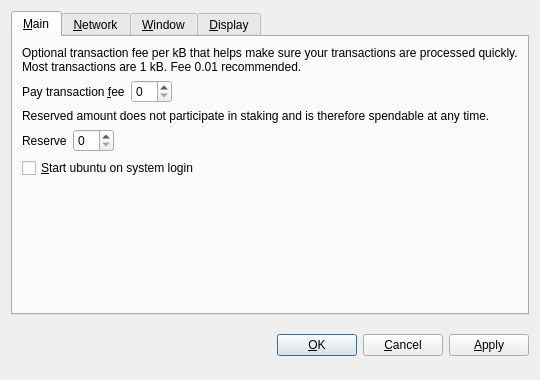
<?xml version="1.0" encoding="UTF-8"?>
<ui version="4.0">
 <class>OptionsDialog</class>
 <widget class="QDialog" name="OptionsDialog">
  <property name="geometry">
   <rect>
    <x>0</x>
    <y>0</y>
    <width>540</width>
    <height>380</height>
   </rect>
  </property>
  <property name="windowTitle">
   <string>Options</string>
  </property>
  <property name="modal">
   <bool>true</bool>
  </property>
  <layout class="QVBoxLayout" name="verticalLayout">
   <item>
    <widget class="QTabWidget" name="tabWidget">
     <property name="tabPosition">
      <enum>QTabWidget::North</enum>
     </property>
     <property name="currentIndex">
      <number>0</number>
     </property>
     <widget class="QWidget" name="tabMain">
      <attribute name="title">
       <string>&amp;Main</string>
      </attribute>
      <layout class="QVBoxLayout" name="verticalLayout_Main">
       <item>
        <widget class="QLabel" name="transactionFeeInfoLabel">
         <property name="text">
          <string>Optional transaction fee per kB that helps make sure your transactions are processed quickly. Most transactions are 1 kB. Fee 0.01 recommended.</string>
         </property>
         <property name="textFormat">
          <enum>Qt::PlainText</enum>
         </property>
         <property name="wordWrap">
          <bool>true</bool>
         </property>
        </widget>
       </item>
       <item>
        <layout class="QHBoxLayout" name="horizontalLayoutFee">
         <item>
          <widget class="QLabel" name="transactionFeeLabel">
           <property name="text">
            <string>Pay transaction &amp;fee</string>
           </property>
           <property name="textFormat">
            <enum>Qt::PlainText</enum>
           </property>
           <property name="buddy">
            <cstring>transactionFee</cstring>
           </property>
          </widget>
         </item>
         <item>
          <widget class="BitcoinAmountField" name="transactionFee"/>
         </item>
         <item>
          <spacer name="horizontalSpacerFee">
           <property name="orientation">
            <enum>Qt::Horizontal</enum>
           </property>
           <property name="sizeHint" stdset="0">
            <size>
             <width>40</width>
             <height>20</height>
            </size>
           </property>
          </spacer>
         </item>
        </layout>
       </item>
       <item>
        <widget class="QLabel" name="reserveBalanceInfoLabel">
         <property name="text">
          <string>Reserved amount does not participate in staking and is therefore spendable at any time.</string>
         </property>
         <property name="textFormat">
          <enum>Qt::PlainText</enum>
         </property>
         <property name="wordWrap">
          <bool>true</bool>
         </property>
        </widget>
       </item>
       <item>
        <layout class="QHBoxLayout" name="horizontalLayoutReserveBalance">
         <item>
          <widget class="QLabel" name="reserveBalanceLabel">
           <property name="text">
            <string>Reserve</string>
           </property>
           <property name="textFormat">
            <enum>Qt::PlainText</enum>
           </property>
           <property name="buddy">
            <cstring>reserveBalance</cstring>
           </property>
          </widget>
         </item>
         <item>
          <widget class="BitcoinAmountField" name="reserveBalance"/>
         </item>
         <item>
          <spacer name="horizontalSpacerReserveBalance">
           <property name="orientation">
            <enum>Qt::Horizontal</enum>
           </property>
           <property name="sizeHint" stdset="0">
            <size>
             <width>40</width>
             <height>20</height>
            </size>
           </property>
          </spacer>
         </item>
        </layout>
       </item>
       <item>
        <widget class="QCheckBox" name="bitcoinAtStartup">
         <property name="toolTip">
          <string>Automatically start ubuntu after logging in to the system.</string>
         </property>
         <property name="text">
          <string>&amp;Start ubuntu on system login</string>
         </property>
        </widget>
       </item>
       <item>
        <spacer name="verticalSpacer_Main">
         <property name="orientation">
          <enum>Qt::Vertical</enum>
         </property>
         <property name="sizeHint" stdset="0">
          <size>
           <width>20</width>
           <height>40</height>
          </size>
         </property>
        </spacer>
       </item>
      </layout>
     </widget>
     <widget class="QWidget" name="tabNetwork">
      <attribute name="title">
       <string>&amp;Network</string>
      </attribute>
      <layout class="QVBoxLayout" name="verticalLayout_Network">
       <item>
        <widget class="QCheckBox" name="mapPortUpnp">
         <property name="toolTip">
          <string>Automatically open the ubuntu client port on the router. This only works when your router supports UPnP and it is enabled.</string>
         </property>
         <property name="text">
          <string>Map port using &amp;UPnP</string>
         </property>
        </widget>
       </item>
       <item>
        <widget class="QCheckBox" name="connectSocks">
         <property name="toolTip">
          <string>Connect to the ubuntu network through a SOCKS proxy (e.g. when connecting through Tor).</string>
         </property>
         <property name="text">
          <string>&amp;Connect through SOCKS proxy:</string>
         </property>
        </widget>
       </item>
       <item>
        <layout class="QHBoxLayout" name="horizontalLayout_Network">
         <item>
          <widget class="QLabel" name="proxyIpLabel">
           <property name="text">
            <string>Proxy &amp;IP:</string>
           </property>
           <property name="textFormat">
            <enum>Qt::PlainText</enum>
           </property>
           <property name="buddy">
            <cstring>proxyIp</cstring>
           </property>
          </widget>
         </item>
         <item>
          <widget class="QValidatedLineEdit" name="proxyIp">
           <property name="maximumSize">
            <size>
             <width>140</width>
             <height>16777215</height>
            </size>
           </property>
           <property name="toolTip">
            <string>IP address of the proxy (e.g. 127.0.0.1)</string>
           </property>
          </widget>
         </item>
         <item>
          <widget class="QLabel" name="proxyPortLabel">
           <property name="text">
            <string>&amp;Port:</string>
           </property>
           <property name="textFormat">
            <enum>Qt::PlainText</enum>
           </property>
           <property name="buddy">
            <cstring>proxyPort</cstring>
           </property>
          </widget>
         </item>
         <item>
          <widget class="QLineEdit" name="proxyPort">
           <property name="maximumSize">
            <size>
             <width>55</width>
             <height>16777215</height>
            </size>
           </property>
           <property name="toolTip">
            <string>Port of the proxy (e.g. 9050)</string>
           </property>
          </widget>
         </item>
         <item>
          <widget class="QLabel" name="socksVersionLabel">
           <property name="text">
            <string>SOCKS &amp;Version:</string>
           </property>
           <property name="textFormat">
            <enum>Qt::PlainText</enum>
           </property>
           <property name="buddy">
            <cstring>socksVersion</cstring>
           </property>
          </widget>
         </item>
         <item>
          <widget class="QValueComboBox" name="socksVersion">
           <property name="toolTip">
            <string>SOCKS version of the proxy (e.g. 5)</string>
           </property>
          </widget>
         </item>
         <item>
          <spacer name="horizontalSpacer_Network">
           <property name="orientation">
            <enum>Qt::Horizontal</enum>
           </property>
           <property name="sizeHint" stdset="0">
            <size>
             <width>40</width>
             <height>20</height>
            </size>
           </property>
          </spacer>
         </item>
        </layout>
       </item>
       <item>
        <spacer name="verticalSpacer_Network">
         <property name="orientation">
          <enum>Qt::Vertical</enum>
         </property>
         <property name="sizeHint" stdset="0">
          <size>
           <width>20</width>
           <height>40</height>
          </size>
         </property>
        </spacer>
       </item>
      </layout>
     </widget>
     <widget class="QWidget" name="tabWindow">
      <attribute name="title">
       <string>&amp;Window</string>
      </attribute>
      <layout class="QVBoxLayout" name="verticalLayout_Window">
       <item>
        <widget class="QCheckBox" name="minimizeToTray">
         <property name="toolTip">
          <string>Show only a tray icon after minimizing the window.</string>
         </property>
         <property name="text">
          <string>&amp;Minimize to the tray instead of the taskbar</string>
         </property>
        </widget>
       </item>
       <item>
        <widget class="QCheckBox" name="minimizeOnClose">
         <property name="toolTip">
          <string>Minimize instead of exit the application when the window is closed. When this option is enabled, the application will be closed only after selecting Quit in the menu.</string>
         </property>
         <property name="text">
          <string>M&amp;inimize on close</string>
         </property>
        </widget>
       </item>
       <item>
        <spacer name="verticalSpacer_Window">
         <property name="orientation">
          <enum>Qt::Vertical</enum>
         </property>
         <property name="sizeHint" stdset="0">
          <size>
           <width>20</width>
           <height>40</height>
          </size>
         </property>
        </spacer>
       </item>
      </layout>
     </widget>
     <widget class="QWidget" name="tabDisplay">
      <attribute name="title">
       <string>&amp;Display</string>
      </attribute>
      <layout class="QVBoxLayout" name="verticalLayout_Display">
       <item>
        <layout class="QHBoxLayout" name="horizontalLayout_1_Display">
         <item>
          <widget class="QLabel" name="langLabel">
           <property name="text">
            <string>User Interface &amp;language:</string>
           </property>
           <property name="textFormat">
            <enum>Qt::PlainText</enum>
           </property>
           <property name="buddy">
            <cstring>lang</cstring>
           </property>
          </widget>
         </item>
         <item>
          <widget class="QValueComboBox" name="lang">
           <property name="toolTip">
            <string>The user interface language can be set here. This setting will take effect after restarting ubuntu.</string>
           </property>
          </widget>
         </item>
        </layout>
       </item>
       <item>
        <layout class="QHBoxLayout" name="horizontalLayout_2_Display">
         <item>
          <widget class="QLabel" name="unitLabel">
           <property name="text">
            <string>&amp;Unit to show amounts in:</string>
           </property>
           <property name="textFormat">
            <enum>Qt::PlainText</enum>
           </property>
           <property name="buddy">
            <cstring>unit</cstring>
           </property>
          </widget>
         </item>
         <item>
          <widget class="QValueComboBox" name="unit">
           <property name="toolTip">
            <string>Choose the default subdivision unit to show in the interface and when sending coins.</string>
           </property>
          </widget>
         </item>
        </layout>
       </item>
       <item>
        <widget class="QCheckBox" name="displayAddresses">
         <property name="toolTip">
          <string>Whether to show ubuntu addresses in the transaction list or not.</string>
         </property>
         <property name="text">
          <string>&amp;Display addresses in transaction list</string>
         </property>
        </widget>
       </item>
       <item>
        <widget class="QCheckBox" name="coinControlFeatures">
         <property name="toolTip">
          <string>Whether to show coin control features or not.</string>
         </property>
         <property name="text">
          <string>Display coin &amp;control features (experts only!)</string>
         </property>
        </widget>
       </item>
       <item>
        <spacer name="verticalSpacer_Display">
         <property name="orientation">
          <enum>Qt::Vertical</enum>
         </property>
         <property name="sizeHint" stdset="0">
          <size>
           <width>20</width>
           <height>40</height>
          </size>
         </property>
        </spacer>
       </item>
      </layout>
     </widget>
    </widget>
   </item>
   <item>
    <layout class="QHBoxLayout" name="horizontalLayout_Buttons">
     <item>
      <spacer name="horizontalSpacer_1">
       <property name="orientation">
        <enum>Qt::Horizontal</enum>
       </property>
       <property name="sizeHint" stdset="0">
        <size>
         <width>40</width>
         <height>48</height>
        </size>
       </property>
      </spacer>
     </item>
     <item>
      <widget class="QLabel" name="statusLabel">
       <property name="font">
        <font>
         <weight>75</weight>
         <bold>true</bold>
        </font>
       </property>
       <property name="text">
        <string/>
       </property>
       <property name="textFormat">
        <enum>Qt::PlainText</enum>
       </property>
       <property name="wordWrap">
        <bool>true</bool>
       </property>
      </widget>
     </item>
     <item>
      <spacer name="horizontalSpacer_2">
       <property name="orientation">
        <enum>Qt::Horizontal</enum>
       </property>
       <property name="sizeHint" stdset="0">
        <size>
         <width>40</width>
         <height>48</height>
        </size>
       </property>
      </spacer>
     </item>
     <item>
      <widget class="QPushButton" name="okButton">
       <property name="text">
        <string>&amp;OK</string>
       </property>
      </widget>
     </item>
     <item>
      <widget class="QPushButton" name="cancelButton">
       <property name="text">
        <string>&amp;Cancel</string>
       </property>
       <property name="autoDefault">
        <bool>false</bool>
       </property>
      </widget>
     </item>
     <item>
      <widget class="QPushButton" name="applyButton">
       <property name="text">
        <string>&amp;Apply</string>
       </property>
       <property name="autoDefault">
        <bool>false</bool>
       </property>
      </widget>
     </item>
    </layout>
   </item>
  </layout>
 </widget>
 <customwidgets>
  <customwidget>
   <class>BitcoinAmountField</class>
   <extends>QSpinBox</extends>
   <header>bitcoinamountfield.h</header>
  </customwidget>
  <customwidget>
   <class>QValueComboBox</class>
   <extends>QComboBox</extends>
   <header>qvaluecombobox.h</header>
  </customwidget>
  <customwidget>
   <class>QValidatedLineEdit</class>
   <extends>QLineEdit</extends>
   <header>qvalidatedlineedit.h</header>
  </customwidget>
 </customwidgets>
 <resources/>
 <connections/>
</ui>
